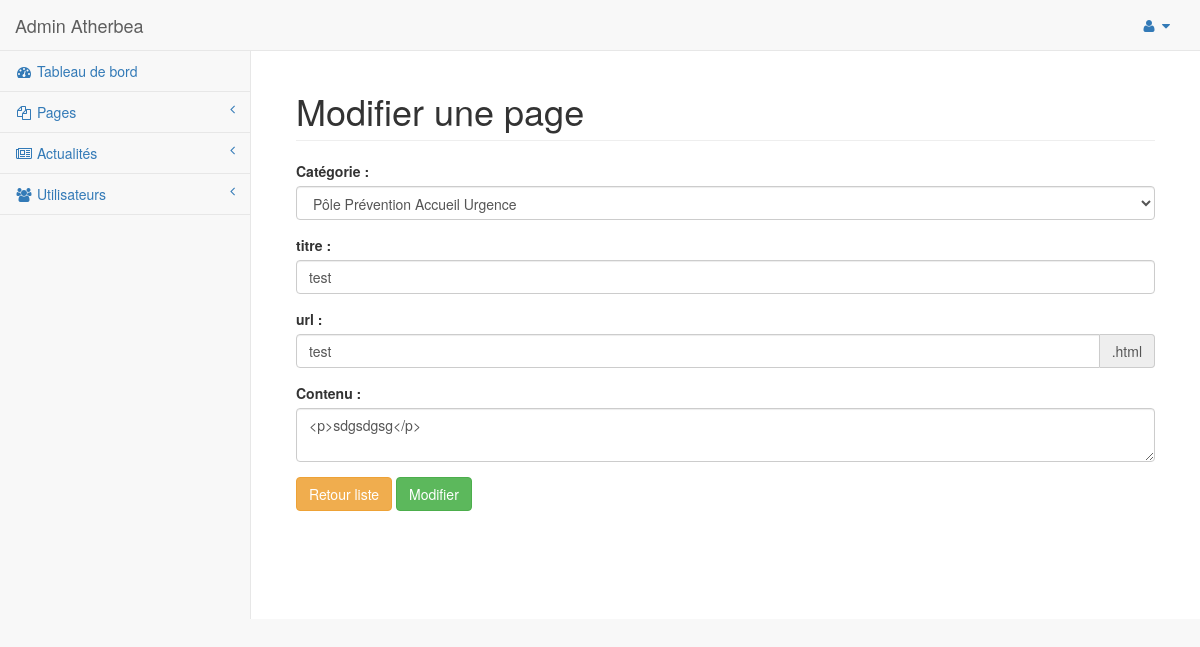
Screenshot of /admin/page/update_form.php?id=5 (signed in) with the database file from the repository.
### tables this page shows
CREATE TABLE IF NOT EXISTS `page` (
  `id` int(11) NOT NULL AUTO_INCREMENT,
  `titre` varchar(255) NOT NULL,
  `url` varchar(255) NOT NULL,
  `contenu` longtext NOT NULL,
  `id_categorie` int(11) NOT NULL DEFAULT '0',
  PRIMARY KEY (`id`)
);

CREATE TABLE IF NOT EXISTS `categorie` (
  `id` int(11) NOT NULL AUTO_INCREMENT,
  `libelle` varchar(255) NOT NULL,
  PRIMARY KEY (`id`)
);

### admin/page/update_form.php (the view, shortened to what this page needs)
<?php
include("../inc/conf.php");
$title="Modifier une page";
$sql="SELECT * FROM page WHERE id=".$_GET["id"];
$res = $dbh->prepare($sql);
$res->execute();
$page = $res->fetch(PDO::FETCH_ASSOC);
?>
<!DOCTYPE html>
<html lang="en">
<head>
    <?php
    include("../inc/head.php");
    ?>
</head>
<body>
    <div id="wrapper">
        <?php
            include("../inc/menu.php");
        ?>
        <div id="page-wrapper">
            <div class="container-fluid">
                <div class="row">
                    <div class="col-lg-12">
                        <h1 class="page-header"><?php echo $title;?></h1>
                    </div>
                </div>
                <div class="row">
                    <div class="col-lg-12">
                        <form action="<?php echo SITE_URL?>page/update_page.php" method="post">
                            <div class="form-group">
                                <label>Catégorie : </label>
                                <select name="id_categorie" class="form-control">
                                    <?php
                                    $sql="SELECT * FROM categorie ORDER BY libelle";
                                    $res = $dbh->prepare($sql);
                                    $res->execute();
                                    $catges = $res->fetchAll(PDO::FETCH_ASSOC);
                                    foreach($catges as $categ){
                                    ?>
                                    <option <?php echo ($categ["id"]==$page["id_categorie"])?'selected="selected"':'';?> value="<?php echo $categ["id"];?>"><?php echo $categ["libelle"];?></option>
                                    <?php
                                    }
                                    ?>
                                </select>
                            </div>
                            <div class="form-group">
                                <label>titre : </label>
                                <input class="form-control" type="text" name="titre" value="<?php echo $page["titre"];?>" required="required">
                            </div>
                            <div class="form-group">
                                <label>url : </label>
                                <div class="input-group">
                                    <input class="form-control" type="text" name="url" value="<?php echo $page["url"];?>" required="required">
                                    <div class="input-group-addon">.html</div>
                                </div>
                            </div>
                            <div class="form-group">
                                <label>Contenu : </label>
                                <textarea class="form-control" name="contenu" id="txt_contenu"><?php echo $page["contenu"];?></textarea>
                            </div>
                            <div class="form-group">
                                <a href="<?php echo SITE_URL;?>page/index.php" class="btn btn-warning">Retour liste</a>
                                <input type="submit" name="bt_update" class="btn btn-success" value="Modifier">
                            </div>
                        </form>
                    </div>
                </div>
            </div>
        </div>
    </div>
</body>
</html>

### rows the page displays
page: id_categorie "Pôle Prévention Accueil Urgence", titre "test", url "test", contenu "<p>sdgsdgsg</p>"

### other values shown
$title "Modifier une page"
